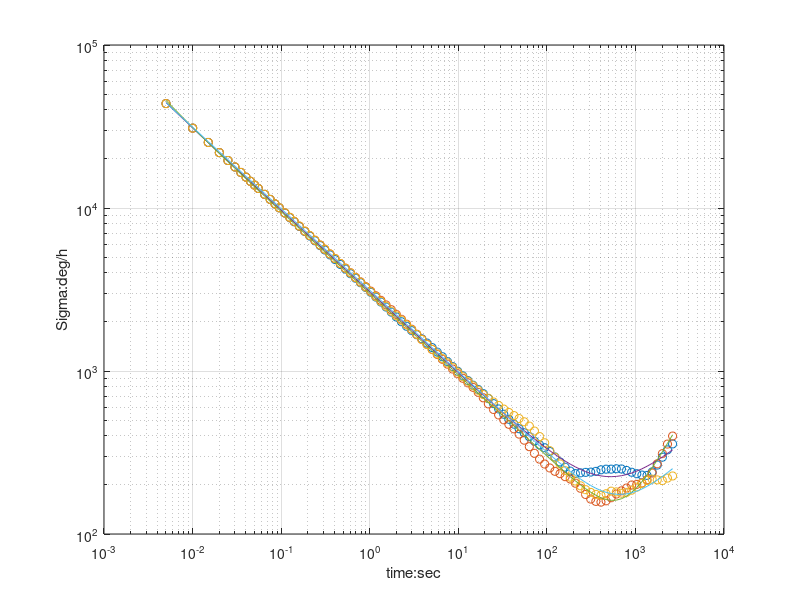

Reproduce this figure in MATLAB.
clear 
close all

dt = dlmread('./data_imu_sim1_gyr_t.txt');         
data_x = dlmread('./data_imu_sim1_gyr_x.txt'); 
data_y= dlmread('./data_imu_sim1_gyr_y.txt'); 
data_z = dlmread('./data_imu_sim1_gyr_z.txt'); 
data_draw=[data_x data_y data_z] ;

data_sim_x= dlmread('./data_imu_sim1_sim_gyr_x.txt'); 
data_sim_y= dlmread('./data_imu_sim1_sim_gyr_y.txt'); 
data_sim_z= dlmread('./data_imu_sim1_sim_gyr_z.txt'); 
data_sim_draw=[data_sim_x data_sim_y data_sim_z] ;


figure
loglog(dt, data_draw , 'o');
% loglog(dt, data_sim_draw , '-');
xlabel('time:sec');                
ylabel('Sigma:deg/h');             
% legend('x','y','z');      
grid on;                           
hold on;                           
loglog(dt, data_sim_draw , '-');
